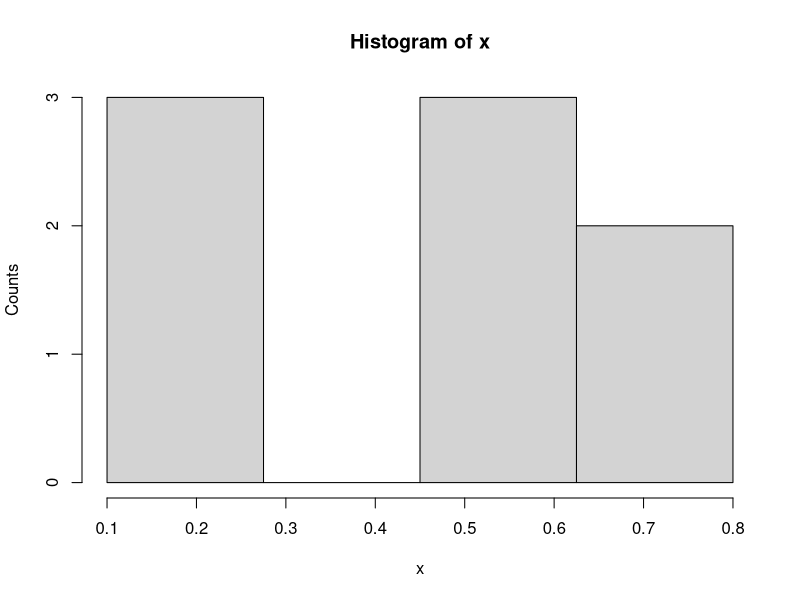

This chart was generated by the following R code:
## ---- chunk 1
x = c(0.2, 0.25, 0.1, 0.7, 0.6, 0.6, 0.61, 0.8)
hist(x,
     breaks = seq(from = min(x), to = max(x), length.out = 5),
     xlab = 'x',
     ylab = 'Counts')
